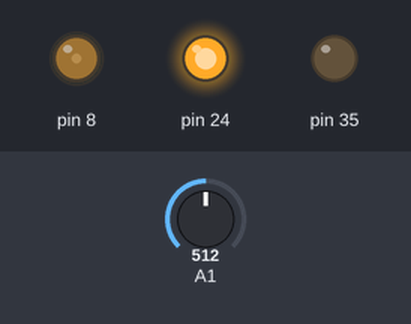
Bench run of a sketch on a simulated Arduino Mega 2560, built with avr-gcc and run on an emulated ATmega2560. On the bench: output pins drawn as LEDs (lit = HIGH). The inputs (shaded band) are chosen by the test bench; at power-on: A1 = 512. What the sketch prints to the serial monitor is not drawn.

Above: at 0.1 s.
At 1.1 s:
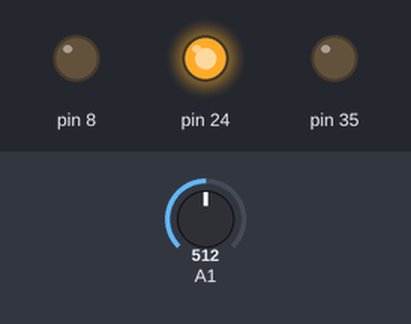
At 2.1 s:
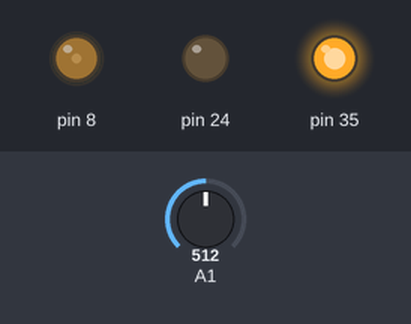
Timing chart, 0 to 3.6 s (numbered marks = the images above):
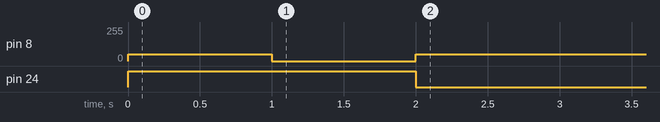

The sketch:

TestMotor3.ino
```cpp
#define mbi(pos) (1 << (pos))
#define rbi(reg,bit) ((reg >> bit) & 0x01)    // Leer bit de reg
#define sbi(reg,bit) (reg |= mbi(bit))      // Poner a 1 bit de reg
#define cbi(reg,bit) (reg &= ~mbi(bit))     // Poner a 0 bit de reg
#define tbi(reg,bit) (reg ^= mbi(bit))      // Cambiar de valor bit de reg

void setup() {
  cli();
  sbi(DDRA,PA2);
  sbi(DDRC,PC2);
  sbi(DDRH,PH5);

  cbi(TCCR4A,COM4C0);
  sbi(TCCR4A,COM4C1);

  sbi(TCCR4A,WGM40);
  cbi(TCCR4A,WGM41);
  cbi(TCCR4B,WGM42);
  cbi(TCCR4B,WGM43);

  sbi(TCCR4B,CS40);
  sbi(TCCR4B,CS41);
  cbi(TCCR4B,CS42);

  TCNT4 = 0;
  OCR4C = 0;

  sei();

  sbi(PORTA,PA2);
  cbi(PORTC,PC2);

  OCR4C = 50;
  delay(1000);

  OCR4C = 0;
  delay(1000);

  cbi(PORTA,PA2);
  sbi(PORTC,PC2);

  OCR4C = 50;
  delay(1000);


  Serial.begin(9600);
}

void loop() {
  Serial.println(analogRead(A1)); delay(50);
}
```
